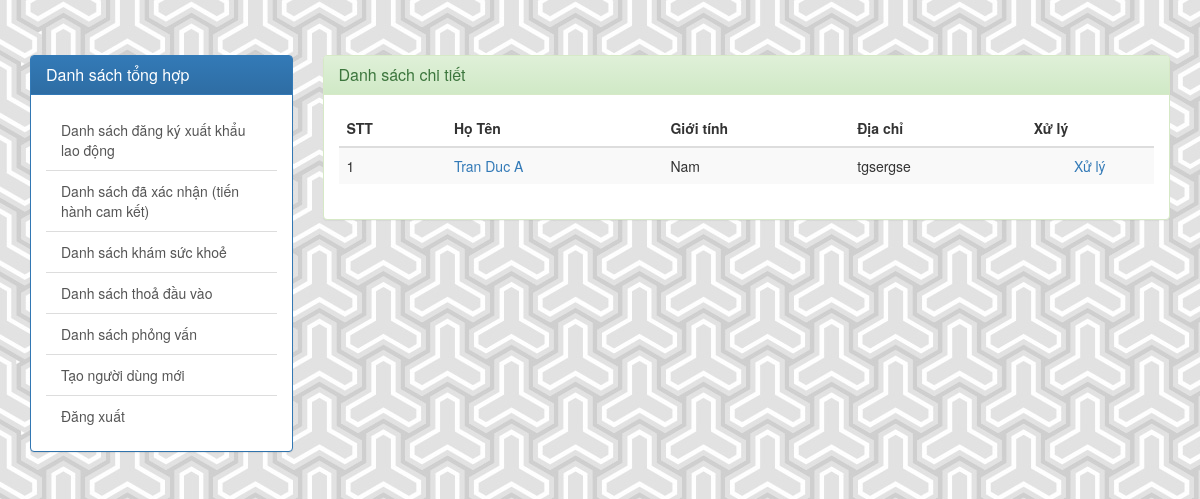
The app's page /list_dauvao.php (signed in) with its own data.
### tables this page shows
CREATE TABLE IF NOT EXISTS `tunghiepsinh` (
  `id_tns` int(11) NOT NULL AUTO_INCREMENT,
  `tns_hoten` varchar(255) NOT NULL,
  `tns_ngaysinh` int(11) NOT NULL,
  `tns_gioitinh` int(11) NOT NULL DEFAULT '0',
  `tns_cmnd` varchar(255) NOT NULL,
  `tns_email` varchar(255) NOT NULL,
  `tns_sodt` varchar(255) NOT NULL,
  `tns_diachi` varchar(255) NOT NULL,
  `tns_id_quocgia` int(11) NOT NULL,
  PRIMARY KEY (`id_tns`),
  UNIQUE KEY `tns_cmnd` (`tns_cmnd`),
  KEY `tns_id_quocgia` (`tns_id_quocgia`)
);

### db_connect.php (called while the page is built, shortened)
<?php
	function connect_db_mysql() {
		$mysqli = new mysqli("localhost", "root", "", "hqt-csdl");
		mysqli_set_charset($mysqli, "utf8");
		return $mysqli;
	}
	function db_query_load_data($query = '') {
		if(!empty($query)) {
			$con = connect_db_mysql();
			$result = mysqli_query($con, $query);
			if($result) {
				$rows = mysqli_fetch_all($result);
				return $rows;
			}
		}
		return '';
	}
?>

### list_dauvao.php (the view, shortened to what this page needs)
<!DOCTYPE html>
<?php
	include_once 'db_connect.php';
?>
<?php if(isset($_SESSION['user_info'][1]) && filter_var($_SESSION['user_info'][1], FILTER_VALIDATE_EMAIL)) : ?>
<?php
	$data_tsn = db_query_load_data("select * from tunghiepsinh where id_tns in (select id_tns from hoso where hs_hoanthanhcoc=0 OR hs_1tuanhoc=0);");
?>
	<html>
		<head>
			<?php include 'load_css.php'; ?>
		</head>
		<body>
			<div class = "example">
				<div class="container">
					<div class="row">
						<div class="col-xs-3">
							<?php include 'menu_left.php'; ?>
						</div>
						<div class="col-xs-9">
							<div class="panel panel-success">
								<div class="panel-heading">
									<h3 class="panel-title">Danh sách chi tiết</h3>
								</div>
								<div class="panel-body">
									<table class="table table-striped">
										<thead>
											<tr>
												<th>STT</th>
												<th>Họ Tên</th>
												<th>Giới tính</th>
												<th>Địa chỉ</th>
												<th>Xử lý</th>
											</tr>
										</thead>
										<tbody>
											<?php foreach($data_tsn as $key => $tns) :  ?>
											<?php
												$gioitinh = ($tns[3] == 1) ? "Nam" : (($tns[3] == 2) ? "Nữ" : "Không xác định");
											?>
												<tr>
													<td><?php print $key+1 ; ?></td>
													<td><a href="#"><?php print $tns[1] ; ?></a></td>
													<td><?php print $gioitinh ; ?></td>
													<td><?php print $tns[7] ; ?></td>
													<td class="text-center"><a href="xacnhan_dongcoc_training.php?id=<?php print $tns[0]; ?>&tns=<?php print $tns[1]; ?>">Xử lý</a></td>
												</tr>
											<?php endforeach; ?>
										</tbody>
									</table>
								</div>
							</div>
						</div>
					</div>
				</div>
			</div>
		</body>
	</html>
<?php else : ?>
	<?php header('Location: ' . base_path('login.php')); ?>
<?php endif ; ?>

### css/custom.css (style rules this page uses)
body { min-height: 1000px; padding-top: 50px; }
.example { margin: 5px; }

### records on screen
tunghiepsinh: tns_hoten "Tran Duc A", tns_gioitinh "Nam", tns_diachi "tgsergse"
